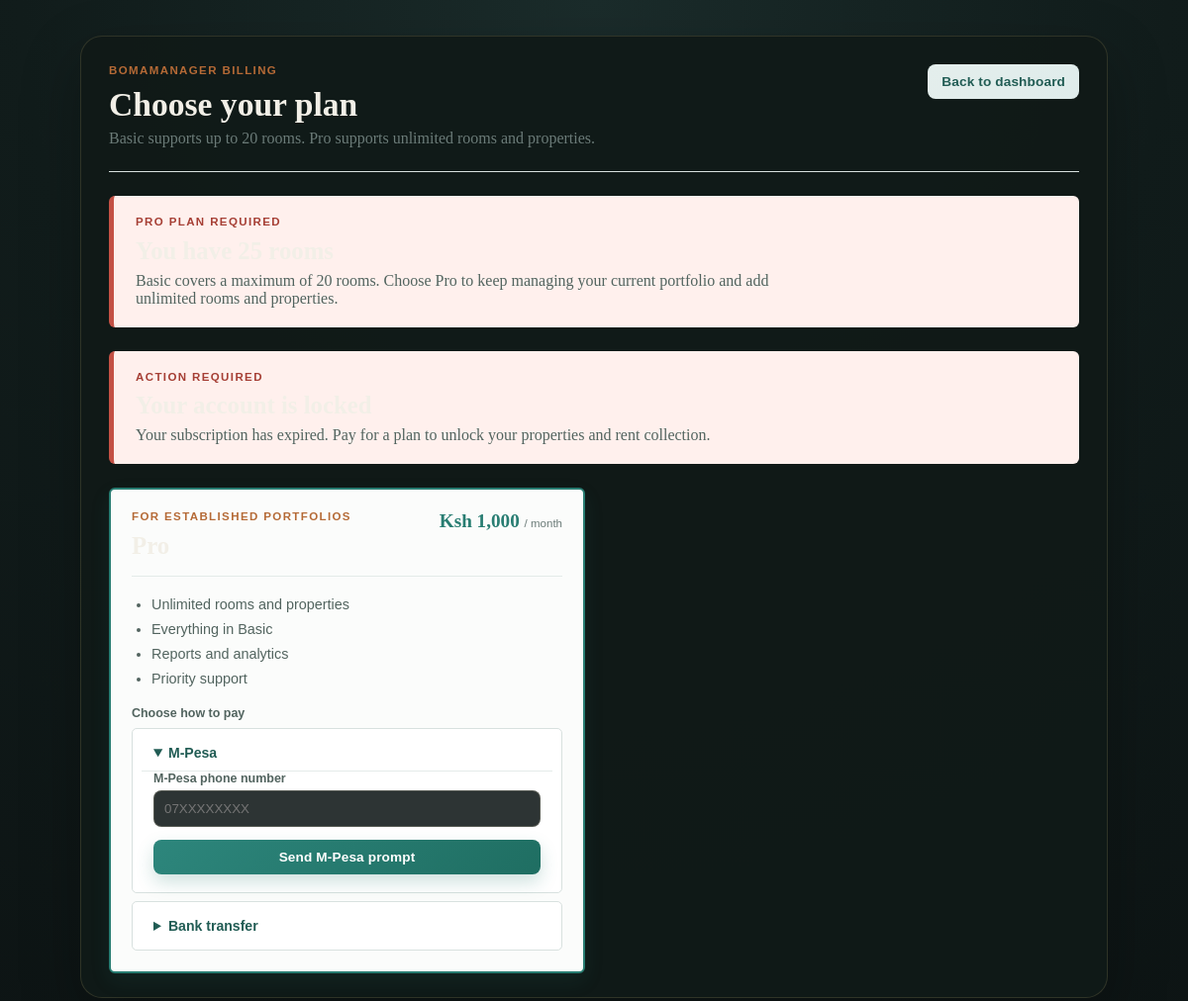
Page /subscription (signed in) on the earlier database version.
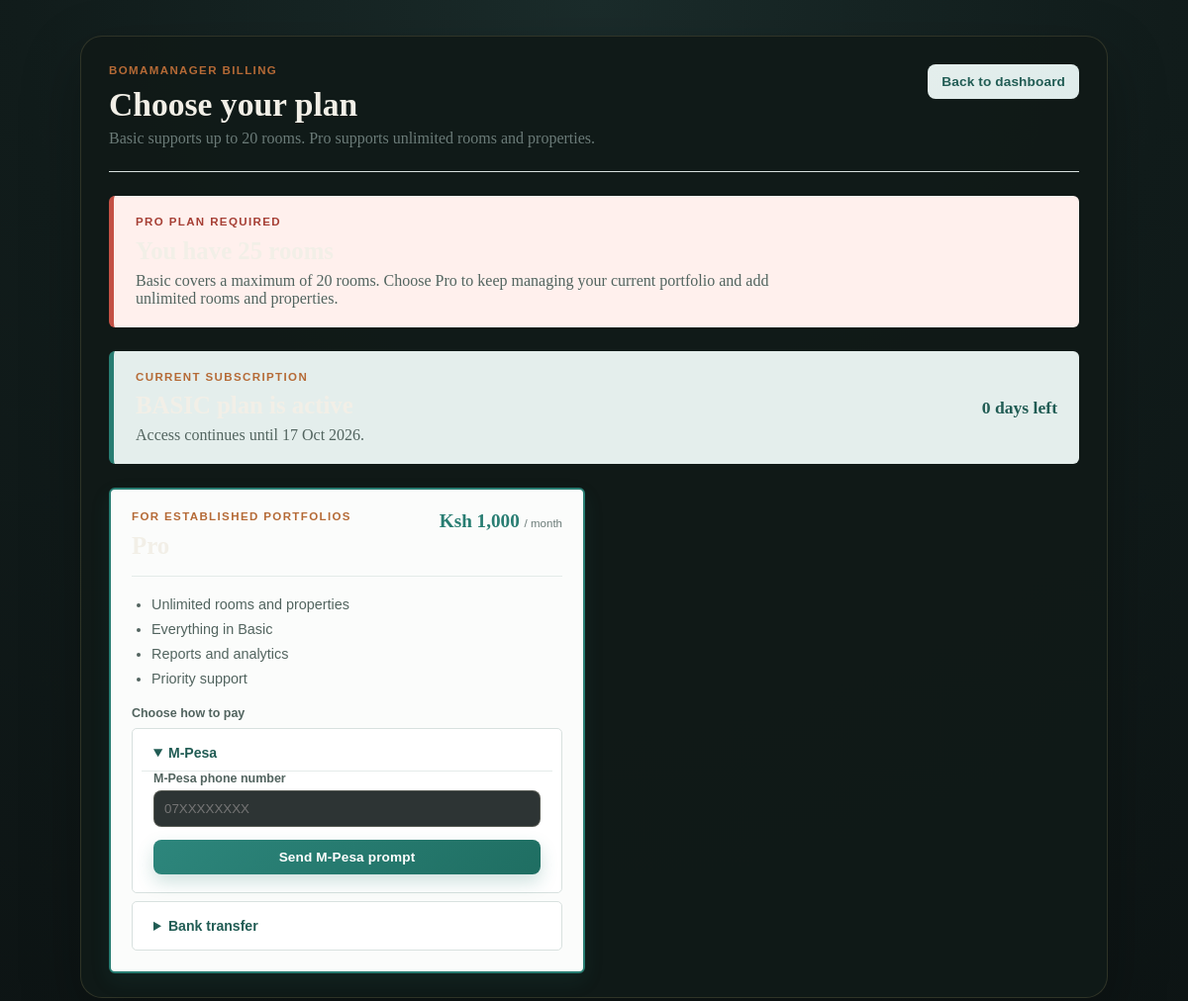
Same page on the later database version.
### app.py (models this page shows, shortened)
class User(UserMixin, db.Model):
    id = db.Column(db.Integer, primary_key=True)
    email = db.Column(db.String(150), unique=True, nullable=False)
    password = db.Column(db.String(150), nullable=False)
    role = db.Column(db.String(50), nullable=False, default='pending')
    name = db.Column(db.String(100))
    contact_number = db.Column(db.String(30))
    must_change_password = db.Column(db.Boolean, default=False)
    password_reset_token = db.Column(db.String(255), nullable=True)
    password_reset_expires = db.Column(db.DateTime, nullable=True)
    landlord_id = db.Column(db.Integer, db.ForeignKey('user.id'), nullable=True)
    tenants = db.relationship('User', backref=db.backref('landlord', remote_side=[id]), foreign_keys=[landlord_id])
    mpesa_till = db.Column(db.String(20), nullable=True)
    mpesa_type = db.Column(db.String(20), nullable=True)
    account_number = db.Column(db.String(100), nullable=True)
    bank_name = db.Column(db.String(100), nullable=True)
    is_landlord = db.Column(db.Boolean, default=False)
    subscription_status = db.Column(db.String(20), default='trial')
    subscription_plan = db.Column(db.String(20), default='basic')
    subscription_expiry = db.Column(db.DateTime, nullable=True)
    subscription_admin_updated_at = db.Column(db.DateTime, nullable=True)
    trial_ends_at = db.Column(db.DateTime, default=lambda: datetime.utcnow() + timedelta(days=14))
    def has_active_subscription(self):
        if self.role == 'admin':
            return True
        if not self.is_landlord:
            return True
        if self.subscription_status == 'trial' and self.trial_ends_at and self.trial_ends_at > datetime.utcnow():
            return True
        if self.subscription_status == 'active' and self.subscription_expiry and self.subscription_expiry > datetime.utcnow():
            return True
        return False
    def room_count(self):
        return Room.query.join(Property).filter(Property.landlord_id == self.id).count()
    def subscription_deadline(self):
        if self.role == 'admin':
            return None
        if self.is_landlord:
            if self.subscription_status == 'active' and self.subscription_expiry:
                return self.subscription_expiry
            if self.trial_ends_at:
                return self.trial_ends_at
        return None
    def days_remaining(self):
        end_date = self.subscription_deadline()
        if not end_date:
            return 0
        delta = end_date - datetime.utcnow()
        return max(0, delta.days)

### app.py (the view)
@app.route('/subscription')
@login_required
def subscription_page():
    room_count = current_user.room_count() if current_user.role == 'landlord' else 0
    requires_pro = current_user.role == 'landlord' and (
        room_count > 20 or (request.args.get('upgrade') == 'pro' and room_count >= 20)
    )
    return render_template('subsription.html',
                           user=current_user,
                           days_left=current_user.days_remaining(),
                           room_count=room_count,
                           requires_pro=requires_pro)

### app.py (called while the page is built, shortened)
@login_manager.user_loader
def load_user(user_id):
    return User.query.get(int(user_id))

def has_paid_subscription_access(user):
    return user.has_active_subscription()

@app.before_request
def check_subscription_global():
    if session.get('is_super_admin') or not current_user.is_authenticated:
        return None
    if current_user.role != 'landlord' or has_paid_subscription_access(current_user):
        return None
    allowed_endpoints = {
        'admin.admin_login',
        'admin.admin_dashboard',
        'admin.admin_logout',
        'admin.toggle_landlord',
        'home',
        'login',
        'register',
        'send_registration_code',
        'google_login',
        'choose_role',
        'set_role',
        'reset_password',
        'subscription_page',
        'pay_subscription',
        'bank_subscription_payment',
        'subscription_callback',
        'logout',
    }
    if request.endpoint in allowed_endpoints:
        return None
    return redirect(url_for('subscription_page'))

@app.before_request
def enforce_maintenance_mode():
    if not is_maintenance_on() or session.get('role') == 'super_admin':
        return None

### maintenance.py (called while the page is built)
def is_maintenance_on():
    return os.path.exists(MAINT_FILE)

### templates/subsription.html (shortened to what this page needs)
<!DOCTYPE html>
<html lang="en">
<head>
  <link rel="stylesheet" href="{{ url_for('static', filename='style.css') }}">
</head>
<body>
<div class="container subscription-shell">
  <header class="subscription-header">
    <div>
      <p class="eyebrow">BomaManager billing</p>
      <h1>Choose your plan</h1>
      <p class="muted">Basic supports up to 20 rooms. Pro supports unlimited rooms and properties.</p>
    </div>
    <a href="{{ url_for('dashboard') }}" class="btn secondary-action">Back to dashboard</a>
  </header>
  {% if requires_pro %}
    <section class="subscription-status status-locked">
      <div>
        <p class="eyebrow">Pro plan required</p>
        <h2>You have {{ room_count }} rooms</h2>
        <p>Basic covers a maximum of 20 rooms. Choose Pro to keep managing your current portfolio and add unlimited rooms and properties.</p>
      </div>
    </section>
  {% endif %}
  {% if user.subscription_status == 'active' and user.subscription_expiry %}
    <section class="subscription-status status-active">
      <div>
        <p class="eyebrow">Current subscription</p>
        <h2>{{ user.subscription_plan|upper }} plan is active</h2>
        <p>Access continues until {{ user.subscription_expiry.strftime('%d %b %Y') }}.</p>
      </div>
      <strong>{{ days_left }} days left</strong>
    </section>
  {% else %}
    <section class="subscription-status status-locked">
      <div>
        <p class="eyebrow">Action required</p>
        <h2>Your account is locked</h2>
        <p>Your subscription has expired. Pay for a plan to unlock your properties and rent collection.</p>
      </div>
    </section>
  {% endif %}
  <section class="plan-grid" aria-label="Subscription plans">
    <article class="plan-card plan-card-featured">
      <div class="plan-card-header">
        <div>
          <p class="eyebrow">For established portfolios</p>
          <h2>Pro</h2>
        </div>
        <p class="plan-price">Ksh 1,000 <small>/ month</small></p>
      </div>
      <ul class="plan-features">
        <li>Unlimited rooms and properties</li>
        <li>Everything in Basic</li>
        <li>Reports and analytics</li>
        <li>Priority support</li>
      </ul>
      <div class="payment-methods">
        <p class="method-label">Choose how to pay</p>
        <details class="payment-method" open>
          <summary>M-Pesa</summary>
          <form action="{{ url_for('pay_subscription') }}" method="POST" class="subscription-form">
            <label for="pro-phone">M-Pesa phone number</label>
            <input type="tel" id="pro-phone" name="phone" inputmode="numeric" placeholder="07XXXXXXXX" required>
            <button type="submit">Send M-Pesa prompt</button>
          </form>
        </details>
        <details class="payment-method">
          <summary>Bank transfer</summary>
        </details>
      </div>
    </article>
  </section>
</div>
</body>
</html>

### static/style.css (style rules this page uses)
body { font-family: Georgia, 'Times New Roman', serif; background: radial-gradient(circle at top, #1b2c2b 0%, #111c1b 48%, #0d1414 100%); margin: 0; padding: 18px; color: #ecf3f1; }
.container { max-width: 1220px; margin: 18px auto; background: rgba(16, 26, 24, 0.94); padding: 28px 28px 24px; border-radius: 22px; box-shadow: 0 22px 60px rgba(0, 0, 0, 0.28); border: 1px solid rgba(194, 170, 113, 0.18); }
h1, h2, h3 { color: #f2efe7; }
h1 { margin: 0; font-size: 2.1rem; }
h2 { margin: 0; font-size: 1.55rem; }
a { color: #3498db; text-decoration: none; }
button, .btn { background: linear-gradient(135deg, #2d867c 0%, #1f6e62 100%); color: white; padding: 10px 14px; border: none; border-radius: 8px; cursor: pointer; font: 700 0.85rem Arial, sans-serif; letter-spacing: 0.01em; box-shadow: 0 8px 18px rgba(38, 121, 109, 0.22); transition: transform 0.15s ease, box-shadow 0.15s ease; }
input, select { padding: 10px; margin: 5px 0; width: 100%; border: 1px solid rgba(208, 200, 170, 0.24); border-radius: 8px; box-sizing: border-box; background: rgba(23, 31, 30, 0.9); color: #eef3f2; }
.eyebrow { color: #b56a36; font: 700 0.72rem/1.2 Arial, sans-serif; letter-spacing: 0.12em; text-transform: uppercase; margin: 0 0 8px; }
.muted { color: #6b7b78; margin: 6px 0 0; }
.secondary-action { background: linear-gradient(135deg, #e4eeec 0%, #dfeceb 100%); color: #215c54; box-shadow: none; }
.payment-method { background: #e4eeec; color: #215c54; padding: 6px 9px; border-radius: 20px; font: 700 0.75rem Arial, sans-serif; }
.subscription-shell { max-width: 980px; }
.subscription-header { display: flex; align-items: flex-start; justify-content: space-between; gap: 24px; padding-bottom: 24px; border-bottom: 1px solid #d8e1df; }
.subscription-header .btn { white-space: nowrap; }
.subscription-status { display: flex; align-items: center; justify-content: space-between; gap: 24px; margin: 24px 0; padding: 20px 22px; border-left: 5px solid #287d72; border-radius: 6px; background: #e4eeec; }
.subscription-status h2 { margin: 0; }
.subscription-status p:not(.eyebrow) { margin: 7px 0 0; color: #52645f; }
.subscription-status > strong { color: #215c54; font: 700 1.1rem Georgia, 'Times New Roman', serif; white-space: nowrap; }
.status-locked { border-left-color: #c45145; background: #fff0ed; }
.status-locked > div { max-width: 700px; }
.status-locked .eyebrow { color: #a63f35; }
.plan-grid { display: grid; grid-template-columns: repeat(2, minmax(0, 1fr)); gap: 18px; }
.plan-card { display: flex; flex-direction: column; min-width: 0; padding: 22px; border: 1px solid #d8e1df; border-radius: 6px; background: #fbfcfb; box-shadow: 0 5px 14px rgba(36, 51, 49, 0.05); }
.plan-card-featured { border: 2px solid #287d72; padding: 21px; box-shadow: 0 8px 20px rgba(40, 125, 114, 0.12); }
.plan-card-header { display: flex; align-items: flex-start; justify-content: space-between; gap: 16px; padding-bottom: 16px; border-bottom: 1px solid #e4ebe9; }
.plan-card-header h2 { margin: 0; }
.plan-price { margin: 0; color: #287d72; font: 700 1.2rem Georgia, 'Times New Roman', serif; text-align: right; white-space: nowrap; }
.plan-price small { color: #6b7b78; font: 0.72rem Arial, sans-serif; }
.plan-features { display: grid; gap: 9px; margin: 20px 0; padding-left: 20px; color: #52645f; font-family: Arial, sans-serif; font-size: 0.9rem; }
.subscription-form { margin-top: auto; }
.subscription-form label { display: block; color: #52645f; font: 700 0.78rem Arial, sans-serif; }
.subscription-form button { width: 100%; margin-top: 8px; }
.payment-methods { margin-top: auto; }
.method-label { margin: 0 0 8px; color: #52645f; font: 700 0.78rem Arial, sans-serif; }
.payment-method { border: 1px solid #d8e1df; border-radius: 5px; margin-top: 8px; background: white; }
.payment-method summary { padding: 10px 12px; color: #215c54; cursor: pointer; font: 700 0.88rem Arial, sans-serif; }
.payment-method[open] summary { border-bottom: 1px solid #e4ebe9; }
.payment-method .subscription-form { padding: 0 12px 12px; }
html { -webkit-text-size-adjust: 100%; scroll-behavior: smooth; }
body { min-width: 320px; overflow-x: hidden; }
button, input, select, textarea { max-width: 100%; }
.container, .property-card, .room-row, .overview-card, .tenant-row { min-width: 0; }

Differences in the rows shown:
now on this page (row edited): User: subscription_expiry "17 Oct 2026"
changed User: subscription_status "expired" → "active" (drawn)
Other differences:
{{ days_left }}: (not shown) → "0"
text no longer shown: "ACTION REQUIRED Your subscription has expired. Pay for a plan to unlock your properties and rent collection."
text now shown: "CURRENT SUBSCRIPTION Access continues until . days left"
